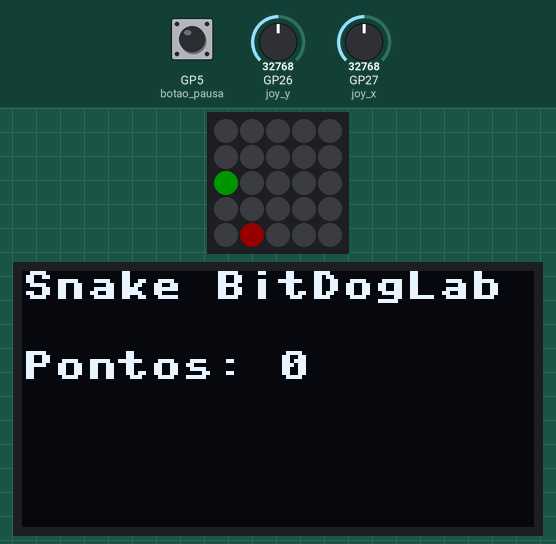
Simulated run of this program. Board: Raspberry Pi Pico running MicroPython. Shown: 5×5 RGB LED matrix, 128×64 one-colour display. The test bench sets the inputs (shaded band); at power-on: GP5 (botao_pausa) HIGH, GP26 (joy_y) = 32768, GP27 (joy_x) = 32768 (analog values on the 0–65535 scale). Dim RGB values are drawn brighter than linear; random numbers come from a fixed seed; the 25 LEDs are laid out as on the BitDogLab board (LED 0 bottom right, every second row reversed).

Above: at 1.2 s.
1.3 s: GP5 (botao_pausa) pulled LOW for 0.65 s
At 2.9 s:
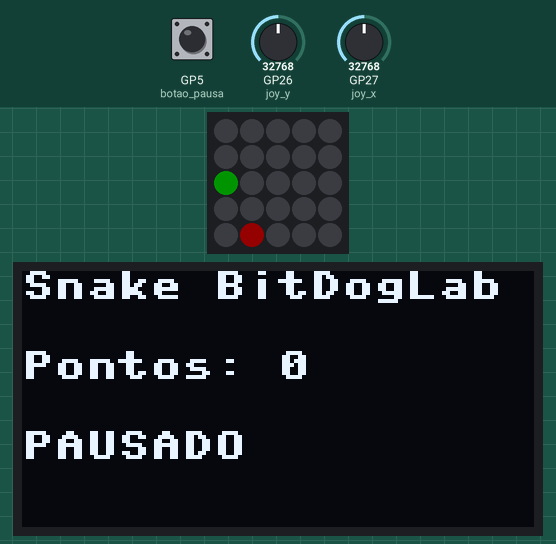
3.4 s: GP5 (botao_pausa) pulled LOW for 1 s
At 5.0 s:
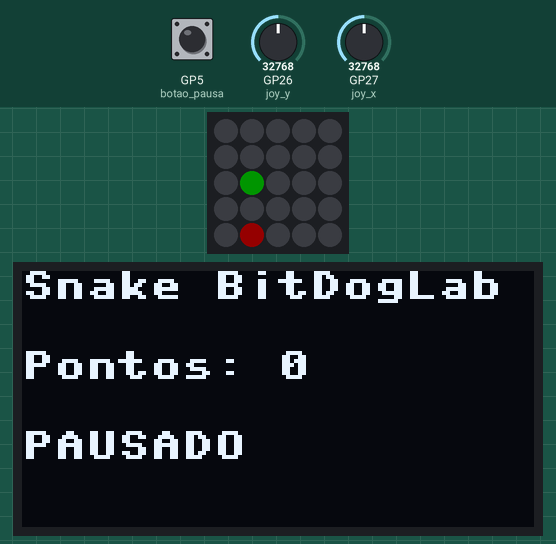
Timing chart, 0 to 6.5 s (numbered marks = the images above; inputs shaded):
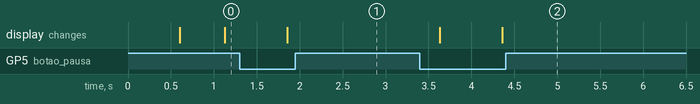

Measured:
- after the input at 3.4 s, the display: first changes after 0.23 s (image 2 shows a later state)

The program:

Snake_DeepSeek.py
```python
from machine import Pin, PWM, ADC
import neopixel
import utime
import random
from ssd1306 import SSD1306_I2C
from machine import SoftI2C

# --- Configurações de Hardware ---
# NeoPixel (Matriz 5x5)
np = neopixel.NeoPixel(Pin(7), 25)
LED_MATRIX = [
    [24, 23, 22, 21, 20],
    [15, 16, 17, 18, 19],
    [14, 13, 12, 11, 10],
    [5, 6, 7, 8, 9],
    [4, 3, 2, 1, 0]
]

# Buzzer
buzzer = PWM(Pin(10))

# Botões
botao_pausa = Pin(5, Pin.IN, Pin.PULL_UP)
botao_reset = Pin(6, Pin.IN, Pin.PULL_UP)

# Joystick
joy_x = ADC(27)
joy_y = ADC(26)
joy_btn = Pin(22, Pin.IN, Pin.PULL_UP)

# OLED
i2c = SoftI2C(scl=Pin(15), sda=Pin(14))
oled = SSD1306_I2C(128, 64, i2c)

# --- Constantes do Jogo ---
LARGURA = 5
ALTURA = 5
DIR_CIMA = 0
DIR_DIREITA = 1
DIR_BAIXO = 2
DIR_ESQUERDA = 3

# --- Variáveis do Jogo ---
snake = [(2, 2)]  # Começa no centro
direcao = DIR_DIREITA
comida = None
pontos = 0
pausado = False
game_over = False

# --- Funções Auxiliares ---
def gerar_comida():
    while True:
        x = random.randint(0, LARGURA - 1)
        y = random.randint(0, ALTURA - 1)
        if (x, y) not in snake:
            return (x, y)

def atualizar_matriz():
    np.fill((0, 0, 0))  # Apaga todos os LEDs

    # Desenha a cobra (verde)
    for segmento in snake:
        x, y = segmento
        np[LED_MATRIX[y][x]] = (0, 20, 0)  # Verde

    # Desenha a comida (vermelho)
    if comida:
        x, y = comida
        np[LED_MATRIX[y][x]] = (20, 0, 0)  # Vermelho

    np.write()

def beep():
    buzzer.freq(1000)
    buzzer.duty_u16(30000)
    utime.sleep_ms(100)
    buzzer.duty_u16(0)

def ler_joystick():
    x = joy_x.read_u16()
    y = joy_y.read_u16()

    # Valores ajustados com eixo Y invertido
    if x < 10000: return DIR_ESQUERDA
    elif x > 50000: return DIR_DIREITA
    elif y > 50000: return DIR_CIMA  # Agora > 50000 é para CIMA
    elif y < 10000: return DIR_BAIXO  # Agora < 10000 é para BAIXO
    return None

def mostrar_oled():
    oled.fill(0)
    oled.text("Snake BitDogLab", 0, 0)
    oled.text(f"Pontos: {pontos}", 0, 20)
    if pausado: oled.text("PAUSADO", 0, 40)
    if game_over: oled.text("GAME OVER!", 0, 40)
    oled.show()

def reiniciar_jogo():
    global snake, direcao, comida, pontos, pausado, game_over
    snake = [(2, 2)]
    direcao = DIR_DIREITA
    comida = gerar_comida()
    pontos = 0
    pausado = False
    game_over = False

# --- Inicialização ---
comida = gerar_comida()
mostrar_oled()

# --- Loop Principal ---
while True:
    if not game_over:
        # Verifica botões
        if botao_reset.value() == 0:
            reiniciar_jogo()
            utime.sleep_ms(200)  # Debounce

        if botao_pausa.value() == 0:
            pausado = not pausado
            utime.sleep_ms(200)  # Debounce

        # Controle por joystick (agora com eixos corrigidos)
        nova_dir = ler_joystick()
        if nova_dir is not None and abs(nova_dir - direcao) != 2:
            direcao = nova_dir

        if not pausado:
            # Movimentação da cobra
            cabeca_x, cabeca_y = snake[0]

            if direcao == DIR_CIMA: cabeca_y -= 1
            elif direcao == DIR_DIREITA: cabeca_x += 1
            elif direcao == DIR_BAIXO: cabeca_y += 1
            elif direcao == DIR_ESQUERDA: cabeca_x -= 1

            # Modo infinito (teleporte nas bordas)
            cabeca_x %= LARGURA
            cabeca_y %= ALTURA

            nova_cabeca = (cabeca_x, cabeca_y)

            # Verifica colisão com o próprio corpo
            if nova_cabeca in snake:
                game_over = True
            else:
                snake.insert(0, nova_cabeca)

                # Verifica se comeu
                if nova_cabeca == comida:
                    beep()
                    pontos += 1
                    comida = gerar_comida()
                else:
                    snake.pop()  # Remove a cauda se não comeu

    # Atualiza hardware
    atualizar_matriz()
    mostrar_oled()
    utime.sleep_ms(500)  # Velocidade reduzida (era 300ms)
```
